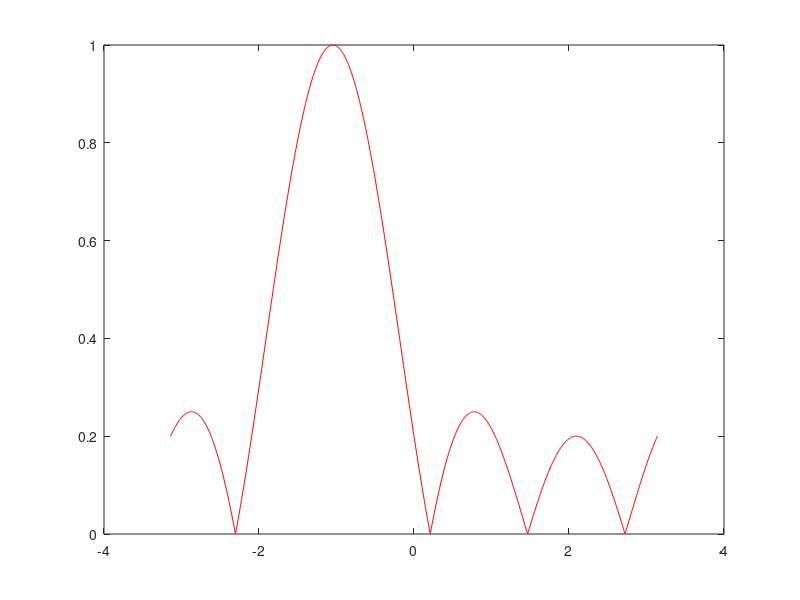

The MATLAB script that drew this image: (Note: this script raises an error after producing the figure.)


clc
clear all

lambda = 2;
% d is the distance between adjacent sources
d = lambda / 2;
beta = 2*pi*d / lambda;

N = 5;

number_samples = 1000;

%phi = linspace(0, 2*pi, number_samples);
%theta = beta*d*cos(phi);
theta = linspace(-beta*d,beta*d, number_samples);

%series_coefficients = ones(N,1);
series_coefficients = zeros(N,1);
series_coefficients(1) = 1; 
series_coefficients(2) = exp(1j*pi/3); 
series_coefficients(3) = exp(1j*2*pi/3);
series_coefficients(4) = exp(1j*3*pi/3); 
series_coefficients(5) = exp(1j*4*pi/3);


A = zeros(1,number_samples);
for i = 0:(N-1)
    % Computes the array factor for each sample point
    %A(i) = (1/N)*transpose(series_coefficients)*exp(1j*theta(i)*transpose(linspace(0,N-1,N)));
    A = A + series_coefficients(i+1)*exp(1j*i*theta);
end
A = A/N;

figure;
plot(theta,abs(A),'r');
hold on;

for i = 0:(N-1)
    integrand = A.*exp(-1j*i*theta);
    integral_sum = 0;
    for m = 1:number_samples-1
        integral_sum = integral_sum + beta*d/number_samples*(integrand(m)+integrand(m+1));
    end
    series_coefficients(i+1) = integral_sum*N/(2*beta*d);
end

B = zeros(1,number_samples);
for i = 0:(N-1)
    % Computes the array factor for each sample point
    %A(i) = (1/N)*transpose(series_coefficients)*exp(1j*theta(i)*transpose(linspace(0,N-1,N)));
    B = B + series_coefficients(i+1)*exp(1j*i*theta);
end
B = B/N;

fprintf('Error is %d\n',sumsqr(abs(A-B)));

plot(theta,abs(B),'b');